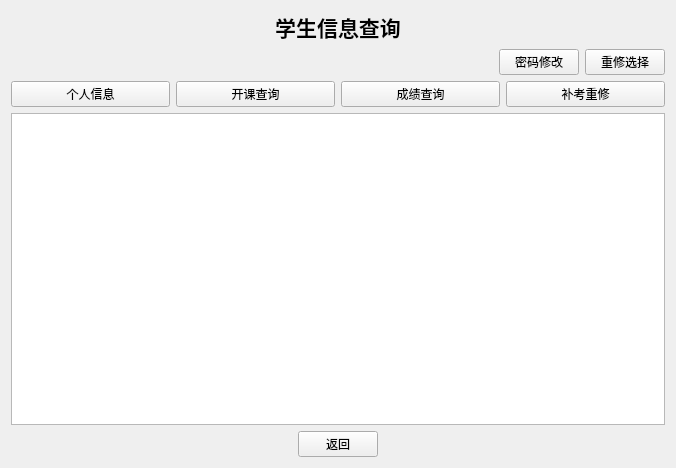
<?xml version="1.0" encoding="UTF-8"?>
<ui version="4.0">
 <class>stu_user</class>
 <widget class="QWidget" name="stu_user">
  <property name="geometry">
   <rect>
    <x>0</x>
    <y>0</y>
    <width>676</width>
    <height>468</height>
   </rect>
  </property>
  <property name="windowTitle">
   <string>Form</string>
  </property>
  <layout class="QGridLayout" name="gridLayout_2">
   <item row="0" column="0">
    <widget class="QLabel" name="label">
     <property name="text">
      <string>&lt;html&gt;&lt;head/&gt;&lt;body&gt;&lt;p align=&quot;center&quot;&gt;&lt;span style=&quot; font-size:16pt; font-weight:600;&quot;&gt;学生信息查询&lt;/span&gt;&lt;/p&gt;&lt;/body&gt;&lt;/html&gt;</string>
     </property>
    </widget>
   </item>
   <item row="1" column="0">
    <layout class="QVBoxLayout" name="verticalLayout_2">
     <item>
      <layout class="QVBoxLayout" name="verticalLayout">
       <item>
        <layout class="QHBoxLayout" name="horizontalLayout_2">
         <item>
          <spacer name="horizontalSpacer_3">
           <property name="orientation">
            <enum>Qt::Horizontal</enum>
           </property>
           <property name="sizeHint" stdset="0">
            <size>
             <width>40</width>
             <height>20</height>
            </size>
           </property>
          </spacer>
         </item>
         <item>
          <widget class="QPushButton" name="btnChangePswd">
           <property name="text">
            <string>密码修改</string>
           </property>
          </widget>
         </item>
         <item>
          <widget class="QPushButton" name="pushButton">
           <property name="text">
            <string>重修选择</string>
           </property>
          </widget>
         </item>
        </layout>
       </item>
       <item>
        <layout class="QHBoxLayout" name="horizontalLayout">
         <item>
          <widget class="QPushButton" name="btnPerinfo">
           <property name="text">
            <string>个人信息</string>
           </property>
          </widget>
         </item>
         <item>
          <widget class="QPushButton" name="btnClass">
           <property name="text">
            <string>开课查询</string>
           </property>
          </widget>
         </item>
         <item>
          <widget class="QPushButton" name="btnGrade">
           <property name="text">
            <string>成绩查询</string>
           </property>
          </widget>
         </item>
         <item>
          <widget class="QPushButton" name="btn">
           <property name="text">
            <string>补考重修</string>
           </property>
          </widget>
         </item>
        </layout>
       </item>
      </layout>
     </item>
     <item>
      <widget class="QTableView" name="tableView"/>
     </item>
     <item>
      <layout class="QGridLayout" name="gridLayout">
       <item row="0" column="0">
        <spacer name="horizontalSpacer">
         <property name="orientation">
          <enum>Qt::Horizontal</enum>
         </property>
         <property name="sizeHint" stdset="0">
          <size>
           <width>40</width>
           <height>20</height>
          </size>
         </property>
        </spacer>
       </item>
       <item row="0" column="1">
        <widget class="QPushButton" name="btnBack">
         <property name="text">
          <string>返回</string>
         </property>
        </widget>
       </item>
       <item row="0" column="2">
        <spacer name="horizontalSpacer_2">
         <property name="orientation">
          <enum>Qt::Horizontal</enum>
         </property>
         <property name="sizeHint" stdset="0">
          <size>
           <width>40</width>
           <height>20</height>
          </size>
         </property>
        </spacer>
       </item>
      </layout>
     </item>
    </layout>
   </item>
  </layout>
 </widget>
 <resources/>
 <connections/>
</ui>
